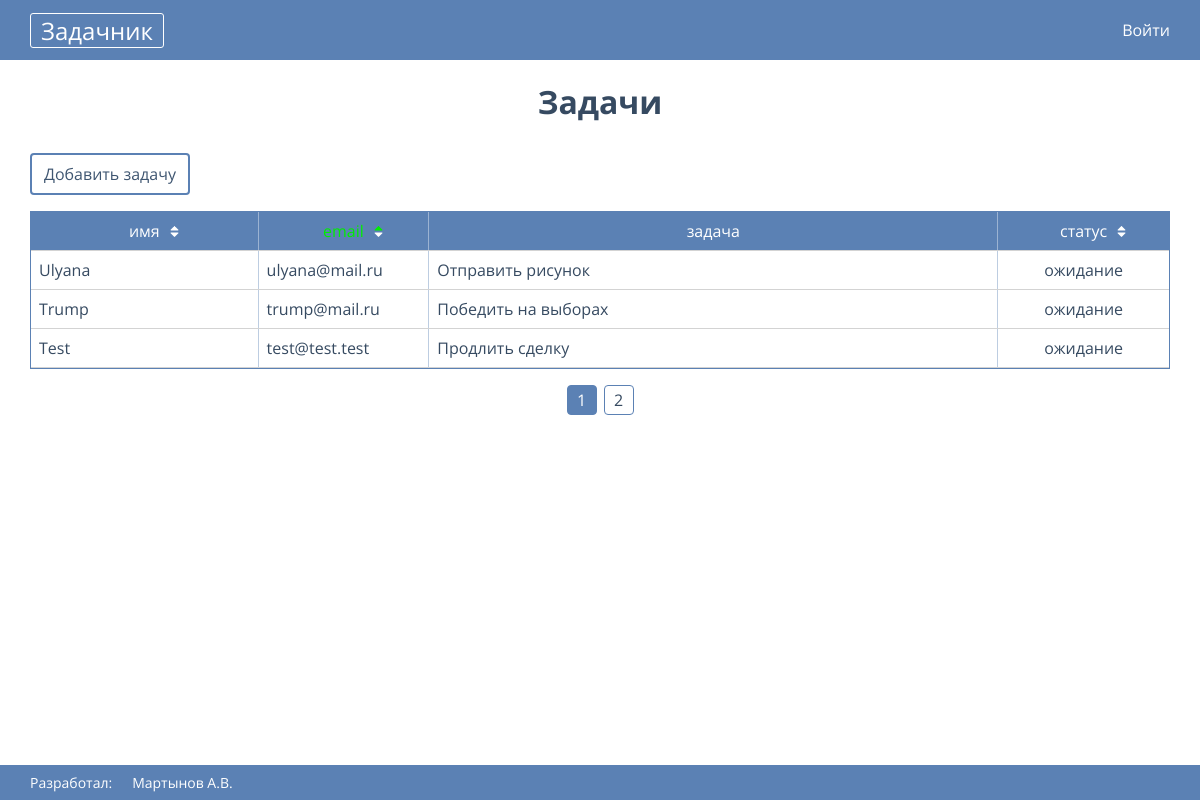
Screenshot of /task?orderby=email&page=1 with the database file from the repository.
### tables this page shows
CREATE TABLE tasks 
( 
    `id` int(11) not null primary key auto_increment, 
    `full_name` varchar(255) not null, 
    `email` varchar(255) not null, 
    `task` varchar(255) not null,
    `status` boolean default(0) not null,
    `created_at` varchar(25)
);

### views/View.php (called while the page is built)
<?php
class View {
    public function render($tpl, $pageData) {
        require_once "components/header.tpl.php";
        include ROOT. $tpl;
        require_once "components/footer.tpl.php";
    }
}

### controllers/TaskController.php (called while the page is built, shortened)
<?php
class TaskController extends Controller
{
    private $pageTpl = "/views/pages/main.tpl.php";
    private $tasksPerPage = 3;
    public function __construct() {
        $this->model = new TaskModel();
        $this->view = new View();
        $this->utils = new Utils();
    }
    public function index()
    {
        $allTasks = $this->model->getCountTasks();
        $totalPages = ceil($allTasks / $this->tasksPerPage);
        $this->makeTaskPager($allTasks, $totalPages);
        $pagination = $this->utils->drawPager($allTasks, $this->tasksPerPage);
        $this->pageData['pagination'] = $pagination;
        $this->pageData['title'] = "Задачи";
        $this->view->render($this->pageTpl, $this->pageData);
    }
    public function makeTaskPager($allTasks, $totalPages)
    {
        if (!isset($_GET['page']) || intval($_GET['page']) == 0 || intval($_GET['page']) == 1 || intval($_GET['page']) < 0) {
            $leftLimit = 0;
            $rightLimit = $this->tasksPerPage;
        } elseif (intval($_GET['page']) > $totalPages || intval($_GET['page']) == $totalPages) {
            $pageNumber = $totalPages;
            $leftLimit = $this->tasksPerPage * ($pageNumber - 1);
            $rightLimit = $allTasks;
        } else {
            $pageNumber = intval($_GET['page']);
            $leftLimit = $this->tasksPerPage * ($pageNumber - 1);
            $rightLimit = $this->tasksPerPage;
        }
        if (isset($_GET['orderby']) && $this->checkGetParamToSort($_GET['orderby'])) {
            $orderBy = $_GET['orderby'];
        } else {
            $orderBy = 'created_at';
        }
        $sortDirect = $_SESSION['boolean'] ? 'DESC' : 'ASC';
        $this->pageData['tasksOnPage'] = $this->model->getLimitTasks($leftLimit, $rightLimit, $orderBy, $sortDirect);
    }
    private function checkGetParamToSort($param)
    {
        $sortGetParams = [
            'full_name' => 1,
            'email' => 1,
            'status' => 1
        ];
        return isset($sortGetParams[$param]);
    }
}

### config/router.php (called while the page is built, shortened)
<?php
class Routing {
    public static function buildRoute() {
        $action = "index";
        $controller = new $controllerName();
        $controller->$action();
    }
}

### config/app.php (called while the page is built, shortened)
<?php
require_once("db.php");
require_once("router.php");
require_once UTILS . 'Utils.php';
require_once MODEL_PATH . 'Model.php';
require_once VIEW_PATH . 'View.php';
Routing::buildRoute();

### index.php (called while the page is built)
<?php
require_once("config/app.php");

### models/Model.php (called while the page is built, shortened)
<?php
class Model
{
    public function __construct() {
        $this->db = DB::connToDB();
    }
}

### config/db.php (called while the page is built, shortened)
<?php
class DB {
    public static function connToDB() {
        $host = self::HOST;
        $user = self::USER;
        $pass = self::PASS;
        $db = self::DB;
        $connection = new PDO("mysql:dbname=$db;host=$host;charset=UTF8", $user, $pass);
        return $connection;
    }
}

### models/TaskModel.php (called while the page is built, shortened)
<?php
class TaskModel extends Model
{
    public function getLimitTasks($leftLimit, $rightLimit, $orderBy, $sortDirect)
    {
        $sql = "SELECT * FROM tasks ORDER BY " .$orderBy. " " .$sortDirect. " LIMIT :leftLimit, :rightLimit";
        $stmt = $this->db->prepare($sql);
        $stmt->bindValue(":leftLimit", $leftLimit, PDO::PARAM_INT);
        $stmt->bindValue(":rightLimit", $rightLimit, PDO::PARAM_INT);
        $stmt->execute();
        $result = array();
        while($row = $stmt->fetch(PDO::FETCH_ASSOC)) {
            $result[$row['id']] = $row;
        }
        return $result;
    }
}

### views/components/table-row.tpl.php (the view, shortened to what this page needs)
<div class="row">
    <div class="column col-1">
        <?= $task['full_name'] ?>
    </div>
    <div class="column col-2">
        <?= $task['email'] ?>
    </div>
    <div class="column col-3">
        <?= $task['task'] ?>
    </div>
    <div class="column <?= isset($_SESSION['auth']) && $_SESSION['auth']['is_admin'] ? 'col-4' : 'col-4-5' ?>">
        <span class="<?= $task['status'] == 1 ? 'task-is-done' : '' ?>">
            <?= $task['status'] == 1 ? 'выполнено' : 'ожидание' ?>
        </span>
    </div>
</div>

### views/pages/main.tpl.php (shortened to what this page needs)
<?php
    $page = isset($_GET['page']) ? $_GET['page'] : 1;
    $sortDirect = isset($_SESSION['boolean']) ? $_SESSION['boolean'] : true;
    $sortDirect = !$sortDirect ? 'sort-asc' : 'sort-desc';
    $orderBy = isset($_GET['orderby']) ? $_GET['orderby'] : 'created_at';
    $orderByName = $orderBy == 'full_name' ? 'is-sorted': '';
    $orderByEmail = $orderBy == 'email' ? 'is-sorted': '';
    $orderByStatus = $orderBy == 'status' ? 'is-sorted': '';
?>
<main class="page">
    <h1>Задачи</h1>
    <div class="btn-block mb-16 flex-end">
        <a href="/task/create" class="btn btn-blue">Добавить задачу</a>
    </div>
    <div class="table">
        <div class="table-header row">
            <div class="column col-1">
                <a
                    class="sort-link <?= $sortDirect ?> <?= $orderByName ?>"
                    href="/task?orderby=full_name&page=<?= $page ?>"
                >
                    имя
                </a>
            </div>
            <div class="column col-2">
                <a
                    class="sort-link <?= $sortDirect ?> <?= $orderByEmail ?>"
                    href="/task?orderby=email&page=<?= $page ?>"
                >
                </a>
            </div>
            <div class="column col-3">
                задача
            </div>
            <div class="column <?= isset($_SESSION['auth']) && $_SESSION['auth']['is_admin'] ? 'col-4' : 'col-4-5' ?>">
                <a
                    class="sort-link <?= $sortDirect ?> <?= $orderByStatus ?>"
                    href="/task?orderby=status&page=<?= $page ?>"
                >
                    статус
                </a>
            </div>
        </div>
        <div class="table-body">
            <?php foreach($pageData['tasksOnPage'] as $task) : ?>
                <?php require "views/components/table-row.tpl.php"; ?>
            <?php endforeach; ?>
        </div>
    </div>
    <div class="pagination-block">
        <?php echo $pageData['pagination']; ?>
    </div>
</main>

### rows the page displays
tasks: full_name "Ulyana", email "ulyana@mail.ru", task "Отправить рисунок", status "ожидание"
tasks: full_name "Trump", email "trump@mail.ru", task "Победить на выборах", status "ожидание"
tasks: full_name "Test", email "test@test.test", task "Продлить сделку", status "ожидание"
